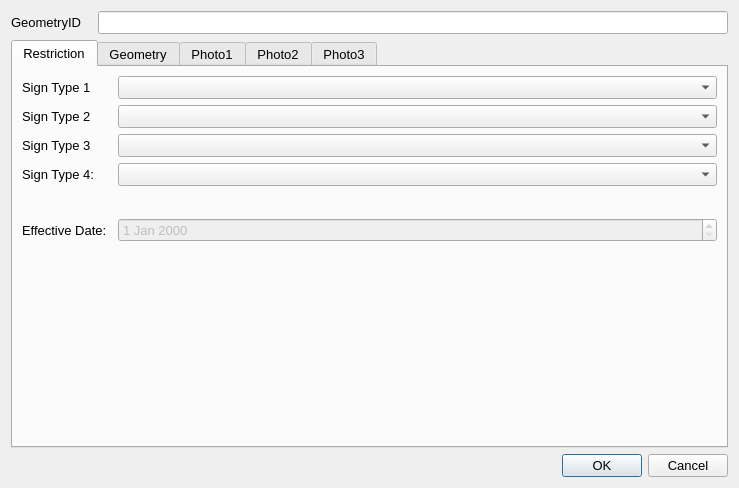
<?xml version="1.0" encoding="UTF-8"?>
<ui version="4.0">
 <class>restrictionDialog</class>
 <widget class="QDialog" name="restrictionDialog">
  <property name="geometry">
   <rect>
    <x>0</x>
    <y>0</y>
    <width>739</width>
    <height>488</height>
   </rect>
  </property>
  <property name="sizePolicy">
   <sizepolicy hsizetype="Fixed" vsizetype="Fixed">
    <horstretch>0</horstretch>
    <verstretch>0</verstretch>
   </sizepolicy>
  </property>
  <property name="maximumSize">
   <size>
    <width>750</width>
    <height>550</height>
   </size>
  </property>
  <property name="font">
   <font>
    <pointsize>10</pointsize>
   </font>
  </property>
  <property name="windowTitle">
   <string>Dialog</string>
  </property>
  <layout class="QGridLayout" name="gridLayout">
   <item row="1" column="0" colspan="3">
    <widget class="QTabWidget" name="Details">
     <property name="sizePolicy">
      <sizepolicy hsizetype="Expanding" vsizetype="Expanding">
       <horstretch>0</horstretch>
       <verstretch>0</verstretch>
      </sizepolicy>
     </property>
     <property name="minimumSize">
      <size>
       <width>0</width>
       <height>0</height>
      </size>
     </property>
     <property name="font">
      <font>
       <pointsize>10</pointsize>
      </font>
     </property>
     <property name="cursor">
      <cursorShape>IBeamCursor</cursorShape>
     </property>
     <property name="mouseTracking">
      <bool>true</bool>
     </property>
     <property name="acceptDrops">
      <bool>true</bool>
     </property>
     <property name="currentIndex">
      <number>0</number>
     </property>
     <widget class="QWidget" name="RestrictionDetails">
      <property name="focusPolicy">
       <enum>Qt::NoFocus</enum>
      </property>
      <attribute name="title">
       <string>Restriction</string>
      </attribute>
      <layout class="QFormLayout" name="formLayout">
       <item row="0" column="0">
        <widget class="QLabel" name="Type1_4">
         <property name="text">
          <string>Sign Type 1</string>
         </property>
        </widget>
       </item>
       <item row="0" column="1">
        <widget class="QComboBox" name="SignType_1"/>
       </item>
       <item row="1" column="0">
        <widget class="QLabel" name="Type1_5">
         <property name="text">
          <string>Sign Type 2</string>
         </property>
        </widget>
       </item>
       <item row="1" column="1">
        <widget class="QComboBox" name="SignType_2"/>
       </item>
       <item row="2" column="0">
        <widget class="QLabel" name="Type1_6">
         <property name="text">
          <string>Sign Type 3</string>
         </property>
        </widget>
       </item>
       <item row="2" column="1">
        <widget class="QComboBox" name="SignType_3"/>
       </item>
       <item row="3" column="0">
        <widget class="QLabel" name="lbl_GeometryType_2">
         <property name="minimumSize">
          <size>
           <width>90</width>
           <height>16</height>
          </size>
         </property>
         <property name="font">
          <font>
           <pointsize>10</pointsize>
          </font>
         </property>
         <property name="text">
          <string>Sign Type 4:</string>
         </property>
        </widget>
       </item>
       <item row="3" column="1">
        <widget class="QComboBox" name="SignType_4"/>
       </item>
       <item row="4" column="0">
        <spacer name="horizontalSpacer">
         <property name="orientation">
          <enum>Qt::Horizontal</enum>
         </property>
         <property name="sizeHint" stdset="0">
          <size>
           <width>40</width>
           <height>20</height>
          </size>
         </property>
        </spacer>
       </item>
       <item row="5" column="1">
        <widget class="QDateEdit" name="OpenDate">
         <property name="enabled">
          <bool>false</bool>
         </property>
        </widget>
       </item>
       <item row="5" column="0">
        <widget class="QLabel" name="lbl_GeometryType">
         <property name="minimumSize">
          <size>
           <width>90</width>
           <height>16</height>
          </size>
         </property>
         <property name="font">
          <font>
           <pointsize>10</pointsize>
          </font>
         </property>
         <property name="text">
          <string>Effective Date:</string>
         </property>
        </widget>
       </item>
      </layout>
     </widget>
     <widget class="QWidget" name="Geometry">
      <attribute name="title">
       <string>Geometry</string>
      </attribute>
      <layout class="QFormLayout" name="formLayout_2">
       <item row="0" column="0">
        <widget class="QLabel" name="lbl_RoadName">
         <property name="minimumSize">
          <size>
           <width>90</width>
           <height>16</height>
          </size>
         </property>
         <property name="font">
          <font>
           <pointsize>10</pointsize>
          </font>
         </property>
         <property name="text">
          <string>Road Name:</string>
         </property>
        </widget>
       </item>
       <item row="0" column="1">
        <widget class="QLineEdit" name="RoadName"/>
       </item>
       <item row="1" column="0">
        <widget class="QLabel" name="lbl_USRN">
         <property name="minimumSize">
          <size>
           <width>90</width>
           <height>16</height>
          </size>
         </property>
         <property name="font">
          <font>
           <pointsize>10</pointsize>
          </font>
         </property>
         <property name="text">
          <string>USRN:</string>
         </property>
        </widget>
       </item>
       <item row="1" column="1">
        <widget class="QLineEdit" name="USRN"/>
       </item>
       <item row="2" column="0">
        <widget class="QLabel" name="lbl_AzToRoadCL">
         <property name="minimumSize">
          <size>
           <width>90</width>
           <height>16</height>
          </size>
         </property>
         <property name="font">
          <font>
           <pointsize>10</pointsize>
          </font>
         </property>
         <property name="text">
          <string>Direction to Road Centreline:</string>
         </property>
         <property name="wordWrap">
          <bool>true</bool>
         </property>
        </widget>
       </item>
       <item row="2" column="1">
        <widget class="QLineEdit" name="AzimuthToRoadCentreLine">
         <property name="text">
          <string/>
         </property>
        </widget>
       </item>
       <item row="3" column="1">
        <widget class="QToolButton" name="toolButton_2">
         <property name="text">
          <string>...</string>
         </property>
        </widget>
       </item>
       <item row="4" column="0">
        <widget class="QLabel" name="label_8">
         <property name="text">
          <string>Last Update Date:</string>
         </property>
        </widget>
       </item>
       <item row="4" column="1">
        <widget class="QDateTimeEdit" name="Signs_DateTime">
         <property name="readOnly">
          <bool>true</bool>
         </property>
        </widget>
       </item>
       <item row="5" column="0">
        <widget class="QLabel" name="label_9">
         <property name="text">
          <string>Last Changed By:</string>
         </property>
        </widget>
       </item>
       <item row="5" column="1">
        <widget class="QLineEdit" name="Surveyor">
         <property name="readOnly">
          <bool>true</bool>
         </property>
        </widget>
       </item>
       <item row="6" column="0">
        <widget class="QLabel" name="lbl_RoadName_2">
         <property name="minimumSize">
          <size>
           <width>90</width>
           <height>16</height>
          </size>
         </property>
         <property name="font">
          <font>
           <pointsize>10</pointsize>
          </font>
         </property>
         <property name="text">
          <string>RestrictionID</string>
         </property>
        </widget>
       </item>
       <item row="6" column="1">
        <widget class="QLineEdit" name="RestrictionID"/>
       </item>
      </layout>
     </widget>
     <widget class="QWidget" name="Photos_01">
      <attribute name="title">
       <string>Photo1</string>
      </attribute>
      <layout class="QGridLayout" name="gridLayout_4">
       <item row="0" column="0">
        <widget class="QLabel" name="Photo_Widget_01">
         <property name="sizePolicy">
          <sizepolicy hsizetype="Fixed" vsizetype="Fixed">
           <horstretch>0</horstretch>
           <verstretch>0</verstretch>
          </sizepolicy>
         </property>
         <property name="maximumSize">
          <size>
           <width>640</width>
           <height>480</height>
          </size>
         </property>
         <property name="autoFillBackground">
          <bool>true</bool>
         </property>
         <property name="text">
          <string>Photo not found</string>
         </property>
        </widget>
       </item>
      </layout>
     </widget>
     <widget class="QWidget" name="Photos_02">
      <attribute name="title">
       <string>Photo2</string>
      </attribute>
      <layout class="QGridLayout" name="gridLayout_5">
       <item row="0" column="0">
        <widget class="QLabel" name="Photo_Widget_02">
         <property name="sizePolicy">
          <sizepolicy hsizetype="Fixed" vsizetype="Fixed">
           <horstretch>0</horstretch>
           <verstretch>0</verstretch>
          </sizepolicy>
         </property>
         <property name="maximumSize">
          <size>
           <width>640</width>
           <height>480</height>
          </size>
         </property>
         <property name="autoFillBackground">
          <bool>true</bool>
         </property>
         <property name="text">
          <string>Photo not found</string>
         </property>
        </widget>
       </item>
      </layout>
     </widget>
     <widget class="QWidget" name="Photos_03">
      <attribute name="title">
       <string>Photo3</string>
      </attribute>
      <layout class="QGridLayout" name="gridLayout_6">
       <item row="0" column="0">
        <widget class="QLabel" name="Photo_Widget_03">
         <property name="autoFillBackground">
          <bool>true</bool>
         </property>
         <property name="text">
          <string>Photo not found</string>
         </property>
        </widget>
       </item>
      </layout>
     </widget>
    </widget>
   </item>
   <item row="0" column="0">
    <widget class="QLabel" name="label">
     <property name="minimumSize">
      <size>
       <width>81</width>
       <height>16</height>
      </size>
     </property>
     <property name="font">
      <font>
       <pointsize>10</pointsize>
      </font>
     </property>
     <property name="text">
      <string>GeometryID</string>
     </property>
    </widget>
   </item>
   <item row="2" column="2">
    <widget class="QDialogButtonBox" name="button_box">
     <property name="standardButtons">
      <set>QDialogButtonBox::Cancel|QDialogButtonBox::Ok</set>
     </property>
    </widget>
   </item>
   <item row="0" column="1" colspan="2">
    <widget class="QLineEdit" name="GeometryID">
     <property name="sizePolicy">
      <sizepolicy hsizetype="Preferred" vsizetype="Preferred">
       <horstretch>0</horstretch>
       <verstretch>0</verstretch>
      </sizepolicy>
     </property>
     <property name="font">
      <font>
       <pointsize>10</pointsize>
      </font>
     </property>
     <property name="inputMask">
      <string/>
     </property>
     <property name="readOnly">
      <bool>true</bool>
     </property>
     <property name="placeholderText">
      <string/>
     </property>
    </widget>
   </item>
  </layout>
 </widget>
 <resources/>
 <connections/>
</ui>
